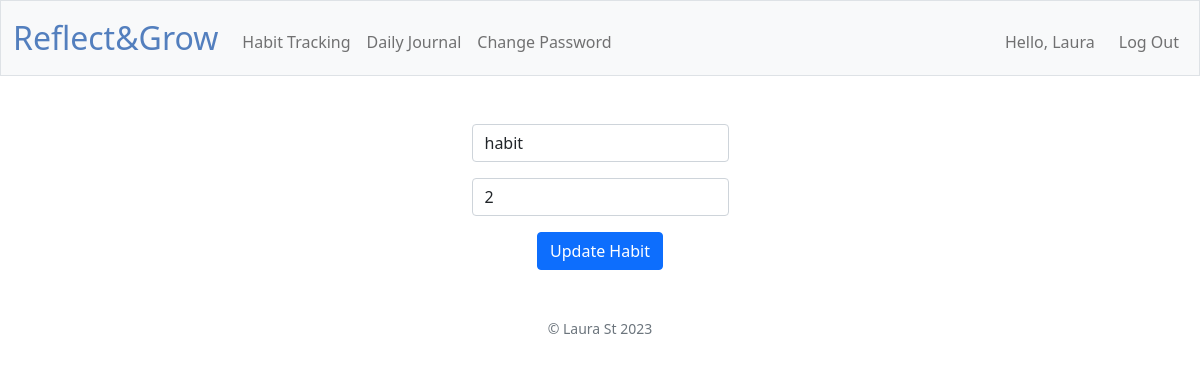
/edit-habit/5 (signed in), run on an earlier commit of the app's database.
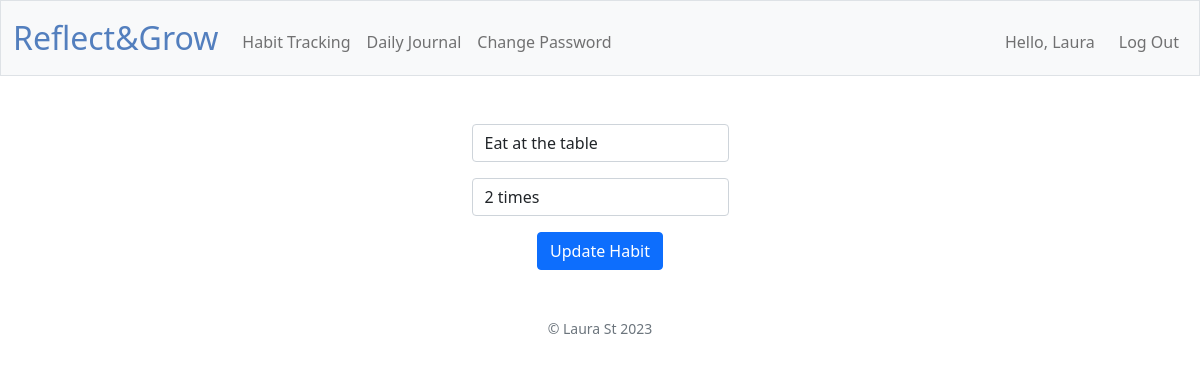
And on a later commit of the database.
### tables this page shows
CREATE TABLE habits (
    habit_id INTEGER PRIMARY KEY AUTOINCREMENT,
    user_id INTEGER,
    name TEXT NOT NULL,
    rule TEXT NOT NULL,
    created_at DATE DEFAULT (DATE('now')),
    FOREIGN KEY (user_id) REFERENCES users(id)
);

### app.py (the view)
@app.route("/edit-habit/<int:habit_id>", methods=["GET", "POST"])
@login_required
def edit_habit(habit_id):
    if request.method == "POST":
        result = habit_service.update_habit(request.form, habit_id, session.get("user_id"))
        if not result["success"]:
            return apology(result["msg"], result["code"])
        return redirect("/habits")
    else:
        result = habit_service.get_habit(habit_id, session.get("user_id"))
        if not result["success"]:
            return apology(result["msg"], result["code"])
        return render_template("edit-habit.html", habit=result["res"])

### app.py (called while the page is built)
@app.after_request
def after_request(response):
    response.headers["Cache-Control"] = "no-cache, no-store, must-revalidate"
    response.headers["Expires"] = 0
    response.headers["Pragma"] = "no-cache"
    return response

@app.context_processor
def inject_user():
    user_id = session.get("user_id")
    if user_id:
        result = user_service.get_user_details(user_id)
        user = result["res"]
        return {"username": user["username"]}
    return {}

### database.py (called while the page is built)
def get_habit(habit_id, user_id):
    return db.execute(
        "SELECT * FROM habits WHERE habit_id = ? and user_id = ?", habit_id, user_id
    )

def get_user(user_id):
    return db.execute("SELECT * FROM users WHERE id = ?", user_id)

### habit_service.py (called while the page is built)
def get_habit(habit_id, user_id):
    rows = database.get_habit(habit_id, user_id)
    habit = rows[0]
    if not habit:
        return fail()
    return success(habit)

### helpers.py (called while the page is built)
def login_required(f):
    @wraps(f)
    def decorated_function(*args, **kwargs):
        if session.get("user_id") is None:
            return redirect("/login")
        return f(*args, **kwargs)
    return decorated_function

def success(obj=None):
    return {"success": True, "res": obj}

### templates/edit-habit.html (shortened to what this page needs)
{% extends "layout.html" %}
{% block main %}
<form action="/edit-habit/{{habit.habit_id}}" method="post">
    <div class="mb-3">
        <input autocomplete="off" autofocus class="form-control mx-auto w-auto" id="habit" name="habit" value="{{
            habit.name }}" type="text">
    </div>
    <div class="mb-3">
        <input autocomplete="off" autofocus class="form-control mx-auto w-auto" id="rule" name="rule" value="{{
            habit.rule }}" type="text">
    </div>
    <button class="btn btn-primary" type="submit">Update Habit</button>
</form>
{% endblock %}

What changed in the data, as far as the page shows it:
changed habits: habit "habit" → "Eat at the table"; rule "2" → "2 times"
